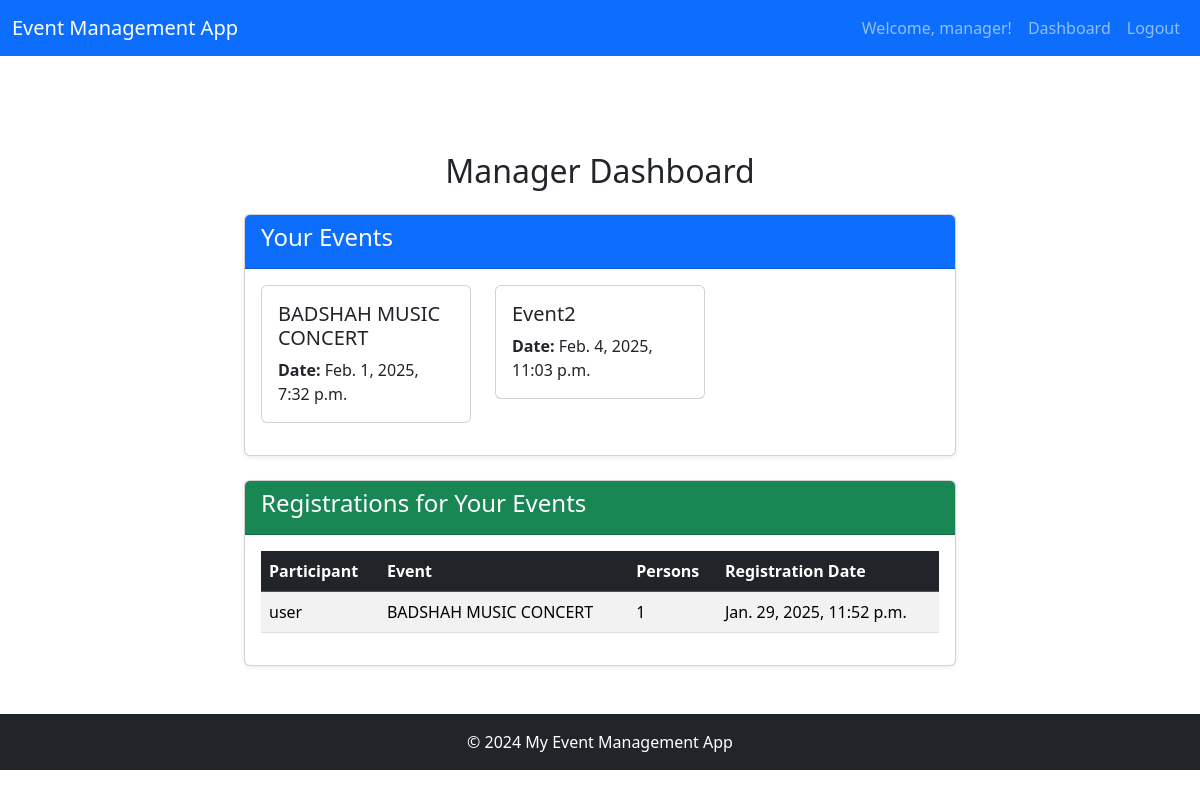
Screenshot of /dashboard/ (signed in) with the database file from the repository.
### event_app/models.py (models this page shows, shortened)
class CustomUser(AbstractUser):
    USER_TYPES = (
        ('manager', 'Event Manager'),
        ('participant', 'Participant'),
    )
    email = models.EmailField(unique=True)
    role = models.CharField(max_length=20, choices=USER_TYPES, default="participant")
    def is_manager(self):
        return self.role == 'manager'
    def is_participant(self):
        return self.role == 'participant'

class Event(models.Model):
    title = models.CharField(max_length=255)
    photo =models.ImageField(upload_to='events/',blank=True,null=True)
    description = models.TextField(blank=True, null=True)
    start_date = models.DateTimeField()
    end_date = models.DateTimeField()
    cost_per_person = models.DecimalField(
        max_digits=10,
        decimal_places=2,
        default=0.00,
        help_text = "Cost per person for attending the event."
    )
    available_slots = models.IntegerField(
        default=0,
        help_text="Number of available slots for the event."
    )
    category = models.ForeignKey(Category, on_delete=models.SET_NULL, null=True, blank=True,related_name='events')
    created_by = models.ForeignKey(CustomUser, on_delete=models.CASCADE, related_name='created_events')
    participants = models.ManyToManyField(CustomUser, through='Registration', related_name='participated_events')
    objects = EventQuerySet.as_manager()

class Registration(models.Model):
    event = models.ForeignKey(Event,on_delete=models.CASCADE)
    user = models.ForeignKey(CustomUser,on_delete=models.CASCADE)
    registration_date  = models.DateTimeField(auto_now_add=True)
    persons = models.IntegerField(default=1)
    contact_number = models.CharField(
        max_length=255,
        blank=True,
        null=True,
        help_text="Enter a valid contact number without spaces or special characters."
    )
    total_cost = models.DecimalField(
        max_digits=10,
        decimal_places=2,
        blank=True,
        null=True,
        help_text="Total cost of registration (calculated automatically)."
    )
    class Meta:
        unique_together = ('event','user')

### event_app/decorators.py (the view)
        def _wrapped_view(request,*args,**kwargs):
            if not request.user.is_authenticated or request.user.role != role:
                return HttpResponseForbidden("You do not have permission to access this page.")
            return view_func(request,*args,**kwargs)

### event_app/models.py (called while the page is built)
    def for_manager(self,user):
        if user.is_manager():
            return self.filter(created_by=user)
        return self.none()

### event_app/views.py (called while the page is built)
@role_required('manager')
@login_required
def manager_dashboard(request):
    events = Event.objects.for_manager(request.user)
    registrations = Registration.objects.filter(event__in=events).select_related('user','event')
    return render(request,"event_app/dashboard.html",{"events":events,"registrations":registrations})

### event_app/templates/event_app/dashboard.html
{% extends "event_app/base.html" %}
{% block content %}
<div class="container mt-5">
    <h2 class="text-center mb-4">Manager Dashboard</h2>
    <div class="card shadow-sm mb-4">
        <div class="card-header bg-primary text-white">
            <h4>Your Events</h4>
        </div>
        <div class="card-body">
            {% if events %}
            <div class="row">
                {% for event in events %}
                <div class="col-md-4">
                    <div class="card mb-3">
                        <div class="card-body">
                            <h5 class="card-title">{{ event.title }}</h5>
                            <p class="card-text"><strong>Date:</strong> {{ event.start_date }}</p>
                        </div>
                    </div>
                </div>
                {% endfor %}
            </div>
            {% else %}
            <p class="text-muted">No events created yet.</p>
            {% endif %}
        </div>
    </div>
    <div class="card shadow-sm">
        <div class="card-header bg-success text-white">
            <h4>Registrations for Your Events</h4>
        </div>
        <div class="card-body">
            {% if registrations %}
            <div class="table-responsive">
                <table class="table table-striped table-hover">
                    <thead class="table-dark">
                        <tr>
                            <th>Participant</th>
                            <th>Event</th>
                            <th>Persons</th>
                            <th>Registration Date</th>
                        </tr>
                    </thead>
                    <tbody>
                        {% for registration in registrations %}
                        <tr>
                            <td>{{ registration.user.username }}</td>
                            <td>{{ registration.event.title }}</td>
                            <td>{{ registration.persons }}</td>
                            <td>{{ registration.registration_date }}</td>
                        </tr>
                        {% endfor %}
                    </tbody>
                </table>
            </div>
            {% else %}
            <p class="text-muted">No registrations yet.</p>
            {% endif %}
        </div>
    </div>
</div>
{% endblock %}

### event_app/templates/event_app/base.html (shortened to what this page needs)
<!DOCTYPE html>
<html>
  <head>
    {% load static %}
    <link
      href="https://cdn.jsdelivr.net/npm/bootstrap@5.3.3/dist/css/bootstrap.min.css"
      rel="stylesheet"
    />
  </head>
  <body>
    <nav class="navbar navbar-expand-lg navbar-dark bg-primary">
      <div class="container-fluid">
        <a class="navbar-brand" href="{% url 'event_list' %}">Event Management App</a>
        <div class="collapse navbar-collapse" id="navbarNav">
          <ul class="navbar-nav ms-auto">
            {% if user.is_authenticated %}
            <li class="nav-item">
              <span class="nav-link">Welcome, {{ user.username }}!</span>
            </li>
            {% if user.is_manager %}
            <li class="nav-item">
              <a class="nav-link" href="{% url 'dashboard' %}">Dashboard</a>
            </li>
            {% endif %}
            <li class="nav-item">
              <a class="nav-link" href="{% url 'logout' %}">Logout</a>
            </li>
            {% endif %}
          </ul>
        </div>
      </div>
    </nav>
    <div
      class="toast-container position-fixed top-0 end-0 p-3"
      style="z-index: 1100"
    >
    </div>
    <div class="container py-5">
      <div class="row justify-content-center">
        <div class="col-md-8">
          {% block content %}{%endblock %}
        </div>
      </div>
    </div>
    <footer class="bg-dark text-white text-center py-3 mt-auto">
      <div class="container">
        <p class="mb-0">© 2024 My Event Management App</p>
      </div>
    </footer>
  </body>
</html>

### rows the page displays
CustomUser: username "manager"
Event: title "BADSHAH MUSIC CONCERT", start_date "Feb. 1, 2025, 7:32 p.m."
Event: title "Event2", start_date "Feb. 4, 2025, 11:03 p.m."
Registration: user.username "user", event "BADSHAH MUSIC CONCERT", persons "1", registration_date "Jan. 29, 2025, 11:52 p.m."
